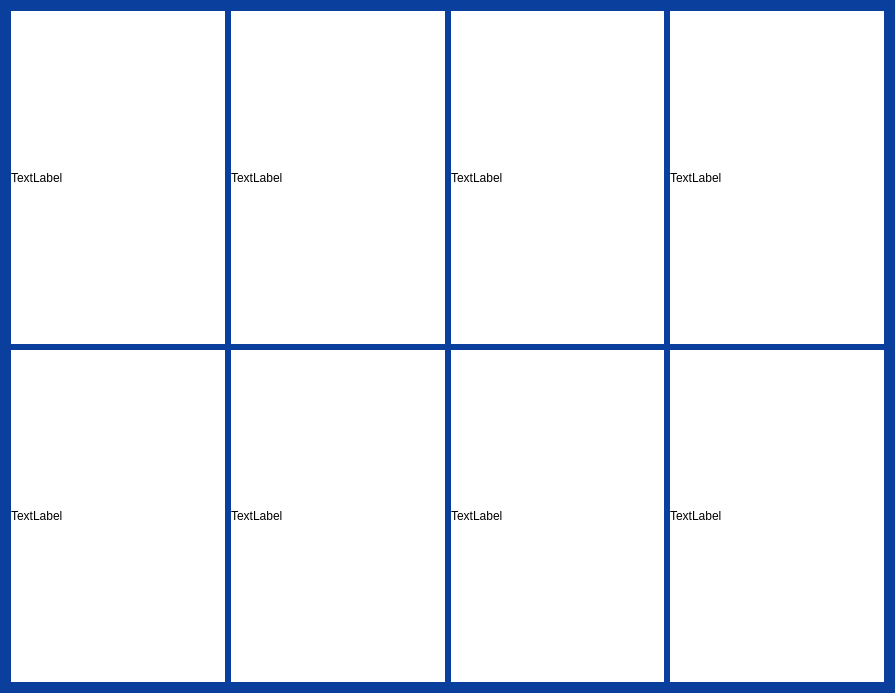
<?xml version="1.0" encoding="UTF-8"?>
<ui version="4.0">
 <class>Form</class>
 <widget class="QWidget" name="Form">
  <property name="geometry">
   <rect>
    <x>0</x>
    <y>0</y>
    <width>895</width>
    <height>693</height>
   </rect>
  </property>
  <property name="windowTitle">
   <string>Form</string>
  </property>
  <property name="styleSheet">
   <string notr="true">QWidget
{
background-color: rgb(11,63,158);
}</string>
  </property>
  <layout class="QGridLayout" name="gridLayout">
   <item row="0" column="0">
    <widget class="QLabel" name="label">
     <property name="styleSheet">
      <string notr="true">background-color: rgb(255, 255, 255);</string>
     </property>
     <property name="text">
      <string>TextLabel</string>
     </property>
    </widget>
   </item>
   <item row="0" column="1">
    <widget class="QLabel" name="label_6">
     <property name="styleSheet">
      <string notr="true">background-color: rgb(255, 255, 255);</string>
     </property>
     <property name="text">
      <string>TextLabel</string>
     </property>
    </widget>
   </item>
   <item row="0" column="2">
    <widget class="QLabel" name="label_3">
     <property name="styleSheet">
      <string notr="true">background-color: rgb(255, 255, 255);</string>
     </property>
     <property name="text">
      <string>TextLabel</string>
     </property>
    </widget>
   </item>
   <item row="0" column="3">
    <widget class="QLabel" name="label_8">
     <property name="styleSheet">
      <string notr="true">background-color: rgb(255, 255, 255);</string>
     </property>
     <property name="text">
      <string>TextLabel</string>
     </property>
    </widget>
   </item>
   <item row="1" column="0">
    <widget class="QLabel" name="label_2">
     <property name="styleSheet">
      <string notr="true">background-color: rgb(255, 255, 255);</string>
     </property>
     <property name="text">
      <string>TextLabel</string>
     </property>
    </widget>
   </item>
   <item row="1" column="1">
    <widget class="QLabel" name="label_5">
     <property name="styleSheet">
      <string notr="true">background-color: rgb(255, 255, 255);</string>
     </property>
     <property name="text">
      <string>TextLabel</string>
     </property>
    </widget>
   </item>
   <item row="1" column="2">
    <widget class="QLabel" name="label_4">
     <property name="styleSheet">
      <string notr="true">background-color: rgb(255, 255, 255);</string>
     </property>
     <property name="text">
      <string>TextLabel</string>
     </property>
    </widget>
   </item>
   <item row="1" column="3">
    <widget class="QLabel" name="label_7">
     <property name="styleSheet">
      <string notr="true">background-color: rgb(255, 255, 255);</string>
     </property>
     <property name="text">
      <string>TextLabel</string>
     </property>
    </widget>
   </item>
  </layout>
 </widget>
 <resources>
  <include location="image.qrc"/>
 </resources>
 <connections/>
</ui>
